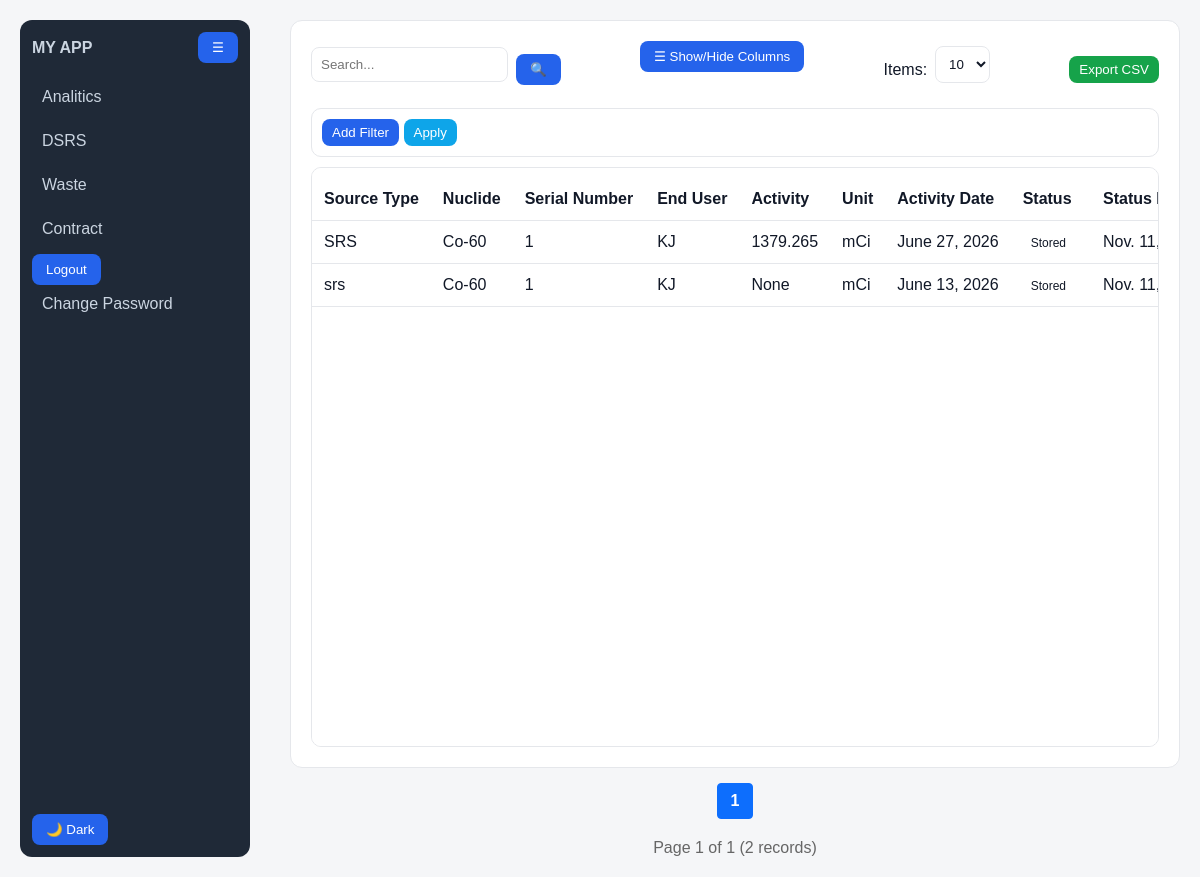
The app's page /contract/ (signed in), older data.
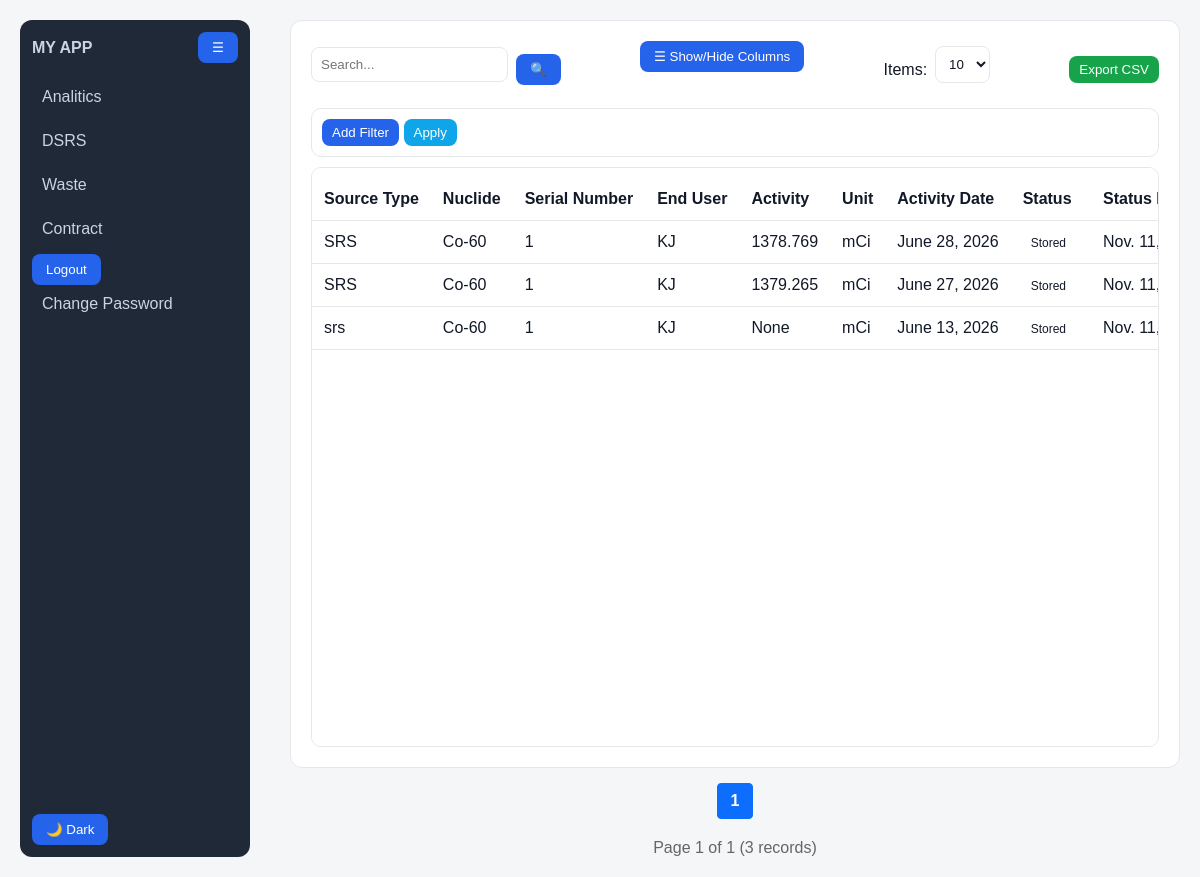
The same page, newer data.
### contract/models.py (models this page shows, shortened)
class Contract(models.Model):
    dsrs = models.ForeignKey(
    "dashboard.DSRS",
    on_delete=models.CASCADE,
    related_name="contracts"
)
    Source_Type = models.CharField(max_length=10)
    status = models.CharField(max_length=50)
    status_date = models.DateField()
    facility = models.CharField(max_length=200)
    serial_number = models.CharField(max_length=100)
    nuclide = models.CharField(max_length=100)
    activity = models.FloatField(null=True, blank=True)
    activity_unit = models.CharField(max_length=20, null=True, blank=True)
    activity_date = models.DateField(null=True, blank=True)
    contract_signed = models.BooleanField(default=False)
    contract_signed_date = models.DateField(null=True, blank=True)
    payment_done = models.BooleanField(default=False)
    payment_date = models.DateField(null=True, blank=True)
    licence_valid = models.BooleanField(default=False)
    licence_issue_date = models.DateField(null=True, blank=True)
    created_at = models.DateTimeField(auto_now_add=True)
    history = HistoricalRecords()

### contract/views.py (the view, shortened to what this page needs)
# urls.py: path('', views.contract_index, name='contract_index'),
def contract_index(request):
    contracts = Contract.objects.all().order_by('-created_at')
    keys = request.GET.getlist("key")
    values = request.GET.getlist("value")
    size = request.GET.get("size", "25")
    if size == "all":
        page_size = contracts.count() or 1   # avoid 0 if table is empty
    else:
        page_size = int(size)
    paginator = Paginator(contracts, page_size)
    page = request.GET.get("page")
    page_obj = paginator.get_page(page)
    return render(request, 'contract/index.html', {
        'page_obj': page_obj,
        "page_size": size,
    })

### templates/contract/index.html (shortened to what this page needs)
{% extends 'base.html' %}
{% load static %}
{% block content %}
<div class="content">
<div class="table-header">
  <div class="header-group">
    <input type="text" id="searchInput" placeholder="Search...">
    <button>🔍</button>
  </div>
  <div class="column-bar">
    <button class="btn-gray" onclick="toggleColumnPanel()">☰ Show/Hide Columns</button>
  </div>
  <div class="header-group">
  <span>Items:</span>
  <select name="size" id="pageSize">
    <option value="10">10</option>
  </select>
</div>
  <div class="header-group">
    <button class="btn-green" onclick="exportCSV()">Export CSV</button>
  </div>
</div>
<div class="filter-bar">
  <button id="addFilter" class="btn-blue">Add Filter</button>
  <button id="applyFilters" class="btn-info">Apply</button>
</div>
<div class="table-scroll">
<table id="mainTable">
<thead>
<tr>
  <th data-col="Source_Type">Source Type</th>
  <th data-col="nuclide">Nuclide</th>
  <th data-col="serial_number">Serial Number</th>
  <th data-col="facility">End User</th>
  <th data-col="activity">Activity</th>
  <th data-col="activity_unit">Unit</th>
  <th data-col="activity_date">Activity Date</th>
  <th data-col="status">Status</th>
  <th data-col="status_date">Status Date</th>
</tr>
</thead>
<tbody id="tableBody">
{% for c in page_obj  %}
<tr>
<td data-col="Source_Type">{{ c.Source_Type }}</td>
<td data-col="nuclide">{{ c.nuclide }}</td>
<td data-col="serial_number">{{ c.serial_number }}</td>
<td data-col="facility">{{ c.facility }}</td>
<td data-col="activity">{{ c.activity }}</td>
<td data-col="activity_unit">{{ c.activity_unit }}</td>
<td data-col="activity_date">{{ c.activity_date }}</td>
<td data-col="status">
    <span class="badge bg-success">{{ c.status }}</span>
</td>
<td data-col="status_date">{{ c.status_date }}</td>
</tr>
{% empty %}
<tr>
    <td colspan="14" style="text-align:center;">
        No contracts found
    </td>
</tr>
{% endfor %}
</tbody>
</table>
</div>
</div>
<div class="pagination">
    {% for num in page_obj.paginator.page_range %}
        {% if num == 1 or num == page_obj.paginator.num_pages or num >= page_obj.number|add:"-2" and num <= page_obj.number|add:"2" %}
            {% if page_obj.number == num %}
                <span class="current">{{ num }}</span>
            {% else %}
                <a href="?page={{ num }}{% if page_size %}&size={{ page_size }}{% endif %}">{{ num }}</a>
            {% endif %}
        {% elif num == page_obj.number|add:"-3" or num == page_obj.number|add:"3" %}
            <span class="dots">…</span>
        {% endif %}
    {% endfor %}
</div>
<div class="page-info">
    Page {{ page_obj.number }} of {{ page_obj.paginator.num_pages }}
    ({{ page_obj.paginator.count }} records)
</div>
{% endblock %}

### templates/base.html (shortened to what this page needs)
{% load static %}
<!DOCTYPE html>
<html lang="en">
<head>
  <link rel="stylesheet" href="{% static 'css/base.css' %}">
</head>
<body>
<aside class="sidebar" id="sidebar">
  <div class="sidebar-header">
    <span class="logo">MY APP</span>
    <button class="icon-btn" id="toggleSidebar">☰</button>
  </div>
  <nav class="nav">
    <a href="{% url 'analytics_home' %}" class="{% if request.resolver_match.url_name == 'home' %}active{% endif %}">
      Analitics
    </a>
    <a href="{% url 'tables' %}" class="{% if request.resolver_match.url_name == 'table1' %}active{% endif %}">
      DSRS
    </a>
    <a href="{% url 'waste_list' %}" class="{% if request.resolver_match.url_name == 'table2' %}active{% endif %}">
      Waste
    </a>
    <a href="{% url 'contract_index' %}" class="{% if request.resolver_match.url_name == 'form' %}active{% endif %}">
      Contract
    </a>
  {% if request.user.is_authenticated %}
<form method="post" action="{% url 'logout' %}">
  <button type="submit">Logout</button>
</form>
    <a href="{% url 'password_change' %}" class="{% if request.resolver_match.url_name == 'form' %}active{% endif %}">
      Change Password
    </a>
  {% endif %}
  </nav>
  <div class="sidebar-footer">
    <button id="darkToggle">🌙 Dark</button>
  </div>
</aside>
<main class="main" id="main">
  {% block content %}{% endblock %}
</main>
</body>
</html>

### static/css/base.css (style rules this page uses)
* { margin: 0; padding: 0; box-sizing: border-box; font-family: Arial, sans-serif; }
:root { --bg: #f5f6f8; --card: #ffffff; --text: #111827; --muted: #6b7280; --border: #e5e7eb; --primary: #2563eb; --sidebar: #1f2937; --sidebar-text: #cbd5e1; }
body { background: var(--bg); color: var(--text); }
.sidebar { position: fixed; top: 20px; left: 20px; bottom: 20px; width: 230px; background: var(--sidebar); color: var(--sidebar-text); border-radius: 12px; padding: 12px; display: flex; flex-direction: column; transition: width 0.2s ease; overflow: hidden; }
.sidebar-header { display: flex; justify-content: space-between; align-items: center; margin-bottom: 15px; }
.logo { font-weight: bold; }
.nav a { display: block; padding: 10px; margin-bottom: 6px; color: var(--sidebar-text); text-decoration: none; border-radius: 8px; }
.sidebar-footer { margin-top: auto; }
.main { margin-left: 270px; padding: 20px; }
.content { background: var(--card); padding: 20px; border-radius: 12px; border: 1px solid var(--border); }
table { width: 100%; border-collapse: collapse; margin-top: 10px; }
th, td { padding: 12px; border-bottom: 1px solid var(--border); text-align: left; }
th { background: rgba(0,0,0,0.03); }
input, select, textarea { width: 100%; padding: 9px; margin-top: 5px; margin-bottom: 15px; border: 1px solid var(--border); border-radius: 8px; background: var(--card); color: var(--text); }
button { background: var(--primary); color: white; padding: 8px 14px; border: none; border-radius: 8px; cursor: pointer; }
table { width: max-content; min-width: 100%; border-collapse: collapse; }
.btn-blue { background: #2563eb; color: white; padding: 6px 10px; border-radius: 8px; text-decoration: none; }
.btn-green { background: #16a34a; color: white; padding: 6px 10px; border-radius: 8px; border: none; }
.btn-info { background: #0ea5e9; color: white; padding: 6px 10px; border-radius: 8px; border: none; }
.pagination { margin-top: 15px; text-align: center; }
.table-header { display: flex; flex-wrap: wrap; justify-content: space-between; gap: 10px; margin-bottom: 10px; }
.header-group { display: flex; gap: 8px; align-items: center; }
.filter-bar { margin-bottom: 10px; padding: 10px; background: var(--card); border: 1px solid var(--border); border-radius: 10px; }
.column-bar { margin-bottom: 10px; position: relative; }
.table-scroll { height: calc(100vh - 220px); overflow: auto; border: 1px solid var(--border); border-radius: 10px; background: var(--card); }
table thead th { position: sticky; top: 0; background: var(--card); z-index: 10; }
.badge { padding: 3px 8px; border-radius: 4px; font-size: 12px; margin-right: 5px; }

### templates/contract/index.html (style rules this page uses)
.pagination { display:flex; justify-content:center; align-items:center; gap:6px; margin:20px 0; flex-wrap:wrap; }
.pagination a, .pagination span { min-width:36px; height:36px; padding:0 12px; display:flex; align-items:center; justify-content:center; border:1px solid #ddd; border-radius:8px; text-decoration:none; color:#444; background:#fff; transition:.2s; }
.pagination .current { background:#CB52E3; color:#fff; border-color:#CB52E3; font-weight:600; }
.pagination { display: flex; justify-content: center; align-items: center; gap: 6px; margin-top: 15px; }
.pagination a, .pagination span { padding: 6px 12px; border: 1px solid #ccc; border-radius: 4px; text-decoration: none; }
.pagination .current { background: #0d6efd; color: white; border-color: #0d6efd; }
.page-info { text-align: center; margin-top: 10px; color: #666; }

Row changes from the older to the newer data that the page shows:
added Contract: Source_Type "SRS", nuclide "Co-60", serial_number "1", facility "KJ", activity "1378.769", activity_unit "mCi", activity_date "June 28, 2026", status "Stored", status_date "Nov. 11,…"
Text that changed along with them:
{{ page_obj.paginator.count }}: "2" → "3"
